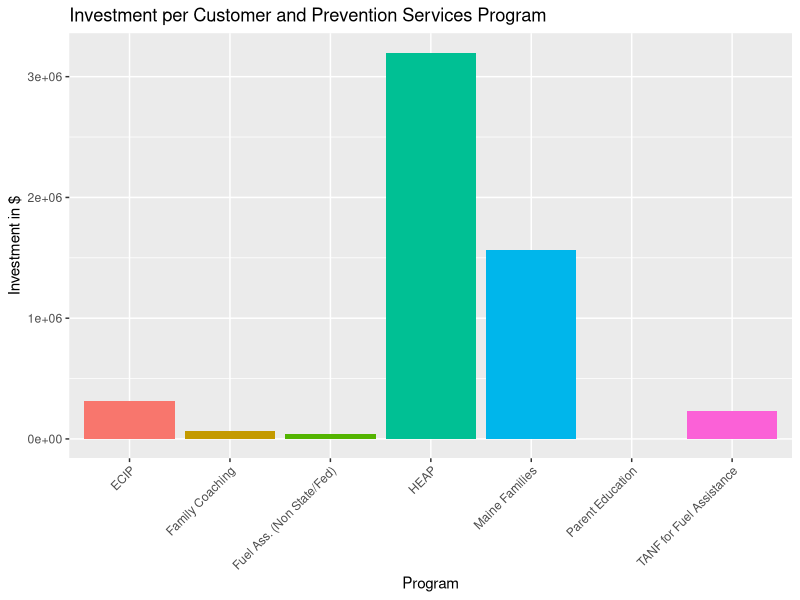
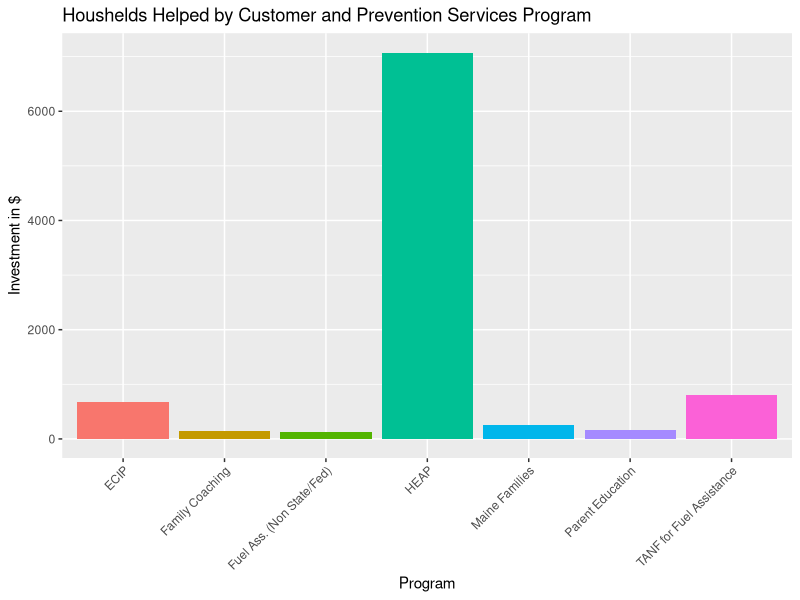

These figures' R source, in order:
## ---- chunk 1
library(tidyverse)
library(broom)
library(readxl)
library(dplyr)
library(tidyr)
## ---- chunk 2
sept_kpis <- read_excel("../data/FY24 Sept KPIs - Total Agency.xlsx")
town_campaign <- read_excel("../data/FY24 Town Campaign Data.xlsx", sheet = 1, col_names = FALSE)
## ---- chunk 3
glimpse(sept_kpis)
glimpse(town_campaign)

## ---- chunk 4
#Department Column for kpis
sept_kpis <- sept_kpis |>
  rename("Department" = "Children's Services") 

sept_kpis[1, "Department"] <- "Children's Services"

sept_kpis <- sept_kpis |>
  fill(Department, .direction = "down")

#Program Column for kpis
sept_kpis <- sept_kpis |>
  rename("Program" = "...2") 

sept_kpis[1, "Program"] <- "Children's Services"
sept_kpis[24, "Program"] <- "Housing Services"
sept_kpis[82, "Program"] <- "Development"
sept_kpis[90, "Program"] <- "CCFC"
sept_kpis[103, "Program"] <- "Asset Management"
sept_kpis[107, "Program"] <- "Property Management"
sept_kpis[110, "Program"] <- "Finance"
sept_kpis[140, "Program"] <- "Human Resources"
sept_kpis[142, "Program"] <- "Open Positions"
sept_kpis[157, "Program"] <- "Time to Hire"
sept_kpis[172, "Program"] <- "Head Count"
sept_kpis[187, "Program"] <- "Turnover Rate"

sept_kpis <- sept_kpis |>
  fill(Program, .direction = "down")

sept_kpis <- sept_kpis[, -c(18, 19)]

## ---- chunk 5
town_campaign_cps <- town_campaign |>
  select(...1,...2,...3,...4,...5,...6,...7,...8,...9,...24,...25,...26,...27,...28, ...29)

town_campaign_cps <- town_campaign_cps |>
  rename(town = ...1, tanf_fuelass_households = ...2, tanf_fuelass_investment = ...3, fuelass_households = ...4, fuelass_investment = ...5, heap_households = ...6, heap_investment = ...7, ecip_households = ...8, ecip_investment = ...9,  family_coaching_households = ...24, family_coaching_investment = ...25, maine_families_households = ...26, maine_families_investment = ...27, parent_education_households = ...28, parent_education_investment = ...29 )

town_campaign_cps <- town_campaign_cps[-c(1, 2, 3, 4, 5, 6, 7, 8, 9), ]

town_campaign_cps <- town_campaign_cps[!apply(town_campaign_cps[, -1], 1, function(x) all(is.na(x))), ]
town_campaign_cps[, -1] <- lapply(town_campaign_cps[, -1], as.numeric)
town_campaign_cps[is.na(town_campaign_cps)] <- 0

totals <- colSums(town_campaign_cps[, -1])
town_campaign_cps <- bind_rows(town_campaign_cps, totals)


summary_data <- town_campaign_cps[-seq(1, 193), ]

summary_data <- summary_data|>
  pivot_longer(cols = -town,
               values_to = "value")

summary_data <- summary_data|>
  mutate(data_type = rep(c("households", "investment"), 
                         times = ncol(df) / 2, length.out = nrow(summary_data)),
         program = rep(c("tanf_fuelass", "fuelass", "heap", "ecip", 
                         "family_coaching", "maine_families", "parent_education"), 
                      each = 2, length.out = nrow(summary_data)))

summary_data_long <- summary_data[,-c(1, 2) ]

summary_data_wide <- summary_data_long |>
  pivot_wider(names_from = data_type, values_from = value)
  
## ---- chunk 6
ggplot(summary_data_wide, aes(x = program, y = investment, fill = program)) +
  geom_bar(stat="identity", show.legend = FALSE) +
  scale_x_discrete(labels = c("ecip" = "ECIP", 
                              "family_coaching" = "Family Coaching", 
                              "fuelass" = "Fuel Ass. (Non State/Fed)",
                              "heap" = "HEAP",
                              "maine_families" = "Maine Families",
                              "parent_education" = "Parent Education",
                              "tanf_fuelass" = "TANF for Fuel Assistance")) +
  labs(title="Investment per Customer and Prevention Services Program",
       x="Program", y="Investment in $") +
  theme(axis.text.x = element_text(angle=45, hjust=1))

ggplot(summary_data_wide, aes(x = program, y = households, fill = program)) +
  geom_bar(stat="identity", show.legend = FALSE) +
  scale_x_discrete(labels = c("ecip" = "ECIP", 
                              "family_coaching" = "Family Coaching", 
                              "fuelass" = "Fuel Ass. (Non State/Fed)",
                              "heap" = "HEAP",
                              "maine_families" = "Maine Families",
                              "parent_education" = "Parent Education",
                              "tanf_fuelass" = "TANF for Fuel Assistance")) +
  labs(title="Houshelds Helped by Customer and Prevention Services Program",
       x="Program", y="Investment in $") +
  theme(axis.text.x = element_text(angle=45, hjust=1))


